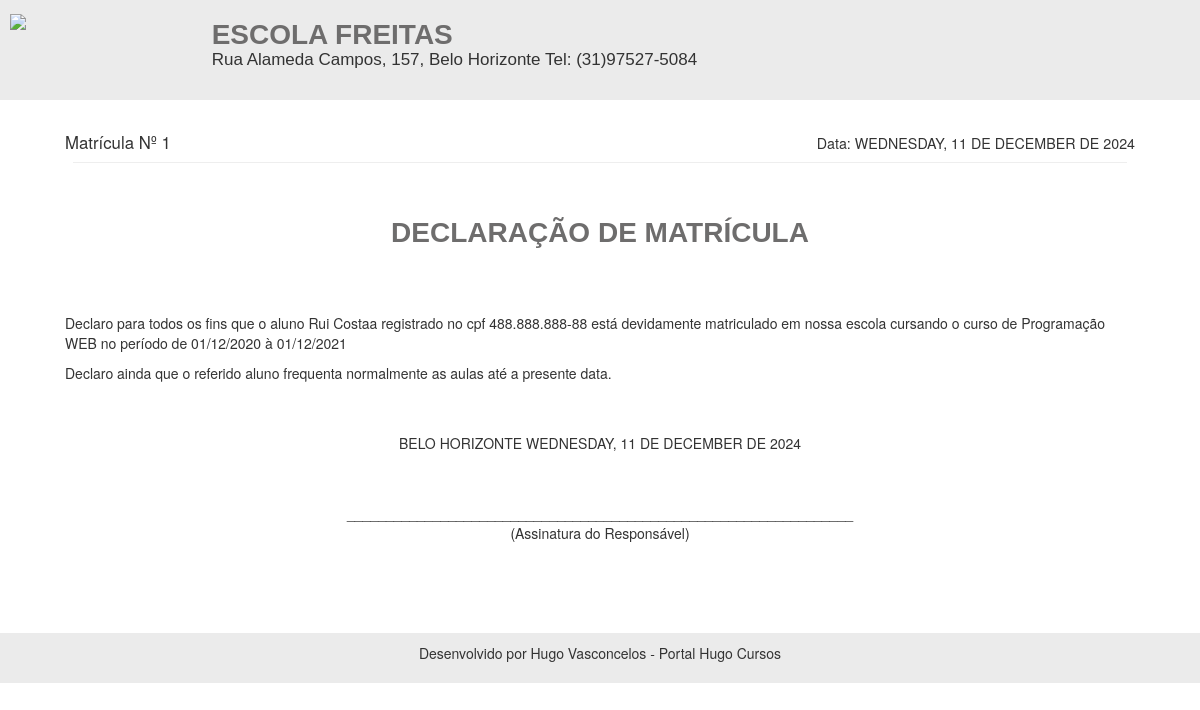
The page /rel/declaracao_html.php?id=1 on the database its author committed.
### tables this page shows
CREATE TABLE `alunos` (
  `id` int(11) NOT NULL,
  `nome` varchar(50) NOT NULL,
  `cpf` varchar(20) NOT NULL,
  `telefone` varchar(20) NOT NULL,
  `email` varchar(50) NOT NULL,
  `endereco` varchar(100) NOT NULL,
  `responsavel` varchar(20) DEFAULT NULL,
  `data_nascimento` date NOT NULL,
  `data_cadastro` date NOT NULL,
  `foto` varchar(100) DEFAULT NULL,
  `sexo` varchar(20) NOT NULL
);

CREATE TABLE `disciplinas` (
  `id` int(11) NOT NULL,
  `nome` varchar(50) NOT NULL
);

CREATE TABLE `turmas` (
  `id` int(11) NOT NULL,
  `disciplina` int(11) NOT NULL,
  `sala` int(11) NOT NULL,
  `professor` int(11) NOT NULL,
  `data_inicio` date DEFAULT NULL,
  `data_final` date DEFAULT NULL,
  `horario` varchar(30) DEFAULT NULL,
  `dia` varchar(30) DEFAULT NULL,
  `valor_mensalidade` decimal(7,2) DEFAULT NULL,
  `ano` int(11) NOT NULL
);

### config.php (called while the page is built, shortened)
<?php
$nome_escola = "Escola Freitas";
$endereco_escola = "Rua Alameda Campos, 157, Belo Horizonte";
$telefone_escola = "(31)97527-5084";
$rodape_relatorios = "Desenvolvido por Hugo Vasconcelos - Portal Hugo Cursos";
$cidade_escola = 'Belo Horizonte';
 ?>

### rel/declaracao_html.php (the view, shortened to what this page needs)
<?php
require_once("../conexao.php");
$id = $_GET['id'];
$data_hoje = strtoupper(utf8_encode(strftime('%A, %d de %B de %Y', strtotime('today'))));
$query_orc = $pdo->query("SELECT * FROM matriculas where id = '$id' ");
$res_orc = $query_orc->fetchAll(PDO::FETCH_ASSOC);
$turma = $res_orc[0]['turma'];
$aluno = $res_orc[0]['aluno'];
$query_r = $pdo->query("SELECT * FROM alunos where id = '$aluno' ");
$res_r = $query_r->fetchAll(PDO::FETCH_ASSOC);
$nome_aluno = $res_r[0]['nome'];
$cpf_aluno = $res_r[0]['cpf'];
$query_r = $pdo->query("SELECT * FROM turmas where id = '$turma' ");
$res_r = $query_r->fetchAll(PDO::FETCH_ASSOC);
$disciplina = $res_r[0]['disciplina'];
$data_inicio = $res_r[0]['data_inicio'];
$data_final = $res_r[0]['data_final'];
$data_inicioF = implode('/', array_reverse(explode('-', $data_inicio)));
$data_finalF = implode('/', array_reverse(explode('-', $data_final)));
$query_r = $pdo->query("SELECT * FROM disciplinas where id = '$disciplina' ");
$res_r = $query_r->fetchAll(PDO::FETCH_ASSOC);
$nome_disciplina = $res_r[0]['nome'];
?>
<!DOCTYPE html>
<html>
<head>
	<link rel="stylesheet" href="https://maxcdn.bootstrapcdn.com/bootstrap/3.3.7/css/bootstrap.min.css">
</head>
<body>
	<div class="cabecalho">
			<div class="row titulos">
				<div class="col-sm-2 esquerda_float image">
					<img src="../img/logo.png" width="170px">
				</div>
				<div class="col-sm-10 esquerda_float">
					<h2 class="titulo"><b><?php echo strtoupper($nome_escola) ?></b></h2>
					<h6 class="subtitulo"><?php echo $endereco_escola . ' Tel: '.$telefone_escola  ?></h6>
				</div>
			</div>
	</div>
	<div class="container">
		<div class="row">
			<div class="col-sm-7 esquerda">
				<big> Matrícula Nº <?php echo $id ?>  </big>
			</div>
			<div class="col-sm-5 direita" align="right">
				<big> <small> Data: <?php echo $data_hoje; ?></small> </big>
			</div>
		</div>
		<hr>
		<br><br>
		<p class="titulo" align="center"><b>DECLARAÇÃO DE MATRÍCULA</b></p>
		<br><br><br>
<p>Declaro para todos os fins que o aluno <?php echo $nome_aluno ?> registrado no cpf <?php echo $cpf_aluno ?> está devidamente matriculado em nossa escola cursando o curso de <?php echo $nome_disciplina ?> no período de <?php echo $data_inicioF ?> à <?php echo $data_finalF ?></p>
<p>Declaro ainda que o referido aluno frequenta normalmente as aulas até a presente data.</p>
<br><br>
<p align="center">
<?php echo strtoupper($cidade_escola) .' '. $data_hoje ?>
</p>
<br><br>
<p align="center">
_________________________________________________________________
<br>
(Assinatura do Responsável)
</p>
<br><br><br>
</div>
				<div class="footer">
		<p style="font-size:14px" align="center"><?php echo $rodape_relatorios ?></p>
	</div>
				</body>
				</html>

### rel/declaracao_html.php (style rules this page uses)
.footer { margin-top:20px; width:100%; background-color: #ebebeb; padding:10px; }
.cabecalho { background-color: #ebebeb; padding:10px; margin-bottom:30px; width:100%; height:100px; }
.titulo { margin:0; font-size:28px; font-family:Arial, Helvetica, sans-serif; color:#6e6d6d; }
.subtitulo { margin:0; font-size:17px; font-family:Arial, Helvetica, sans-serif; }
.esquerda { display:inline; width:50%; float:left; }
.direita { display:inline; width:50%; float:right; }
.esquerda_float { margin-bottom:10px; float:left; display:inline; }
.titulos { margin-top:10px; }
.image { margin-top:-10px; }
hr { margin:8px; padding:1px; }
.container { padding-left:50px; padding-right:50px; }

### rows shown on the page
alunos: nome "Rui Costaa", cpf "488.888.888-88"
disciplinas: nome "Programação WEB"
turmas: data_inicio "01/12/2020", data_final "01/12/2021"

### other values the page prints
$nome_escola "ESCOLA FREITAS"
$endereco_escola "Rua Alameda Campos, 157, Belo Horizonte"
$telefone_escola "(31)97527-5084"
$id "1"
$data_hoje "WEDNESDAY, 11 DE DECEMBER DE 2024"
$cidade_escola "BELO HORIZONTE"
$rodape_relatorios "Desenvolvido por Hugo Vasconcelos - Portal Hugo Cursos"
